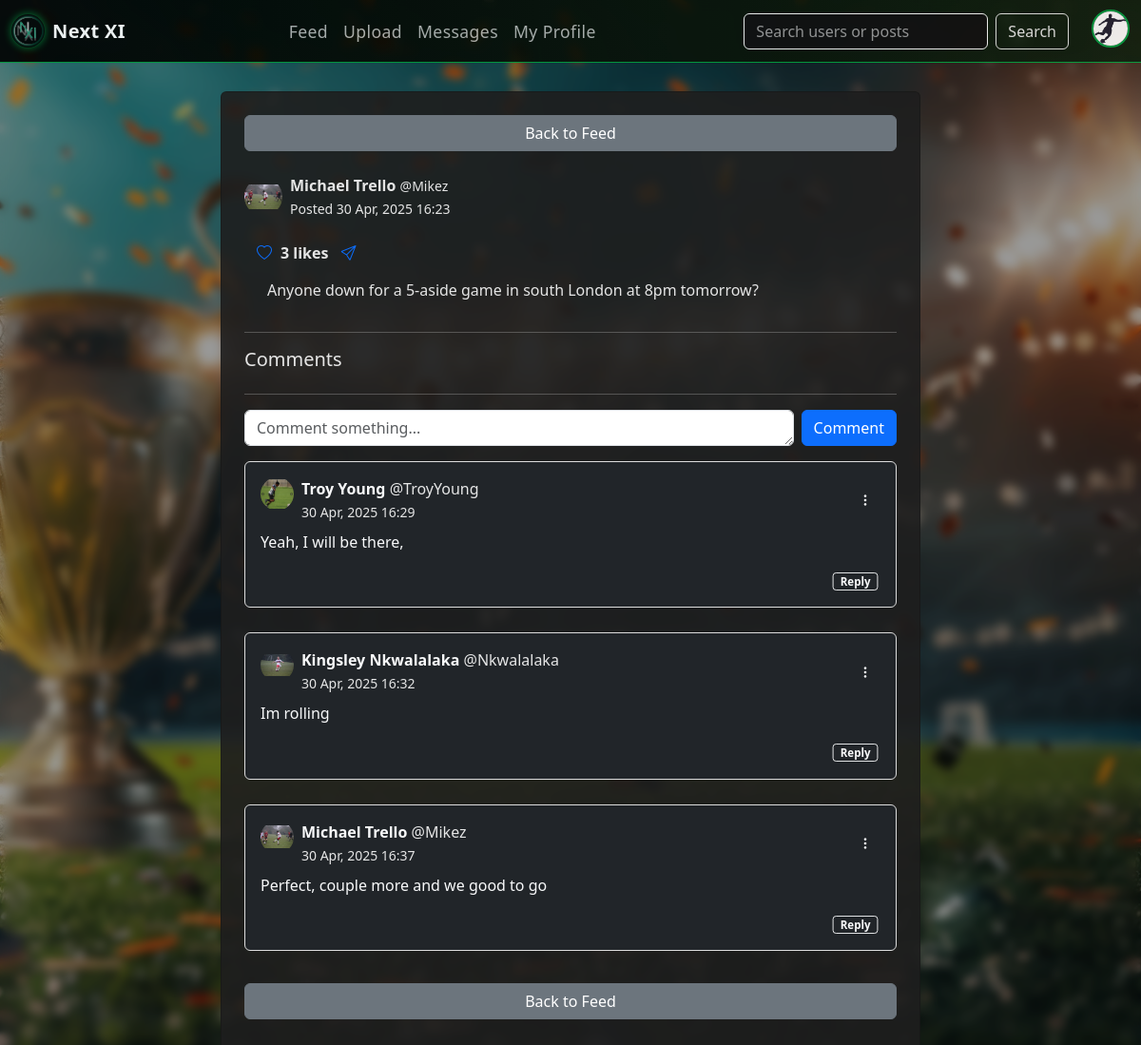
The app's page /view_post.php?post_id=28 (signed in) with its own data.
### tables this page shows
CREATE TABLE `posts` (
  `id` int(11) NOT NULL,
  `user_id` int(11) NOT NULL,
  `post_type` varchar(20) NOT NULL COMMENT 'Video, image or Text Post',
  `title` varchar(100) NOT NULL,
  `file_path` varchar(255) DEFAULT NULL COMMENT 'Stores the filename /path',
  `text_content` text DEFAULT NULL,
  `created_at` timestamp NOT NULL DEFAULT current_timestamp(),
  `is_highlight` tinyint(1) DEFAULT NULL
);

CREATE TABLE `users` (
  `id` int(11) NOT NULL,
  `username` varchar(50) NOT NULL,
  `name` varchar(100) NOT NULL,
  `email` varchar(50) NOT NULL,
  `password` varchar(255) NOT NULL,
  `created_at` timestamp NOT NULL DEFAULT current_timestamp() ON UPDATE current_timestamp(),
  `user_type` varchar(20) NOT NULL DEFAULT 'player',
  `profile_pic` varchar(255) NOT NULL,
  `banner_pic` varchar(255) NOT NULL
);

CREATE TABLE `comments` (
  `id` int(11) NOT NULL,
  `post_id` int(11) NOT NULL,
  `user_id` int(11) NOT NULL,
  `comment_text` text NOT NULL,
  `created_at` timestamp NOT NULL DEFAULT current_timestamp(),
  `parent_id` int(11) DEFAULT NULL
);

### view_post.php (the view, shortened to what this page needs)
<?php
$userID = $_SESSION['user_id'];
$postID = (int) $_GET['post_id'];
$conn = new mysqli("localhost", "root", "", "projectx_db");
$postSql = "SELECT p.*, u.username, u.name, u.profile_pic,
            (SELECT COUNT(*) FROM likes WHERE post_id = p.id) AS like_count, /*Like Count */
            (SELECT COUNT(*) FROM comments WHERE post_id = p.id) AS comment_count /*Comment Count*/
            FROM posts p
            JOIN users u ON p.user_id = u.id    /*Join the users table and the posts table*/
            WHERE p.id = $postID";
$postRes = $conn->query($postSql);
$postRow = $postRes->fetch_assoc();
$likeQuery = $conn->query("SELECT * FROM likes WHERE post_id = $postID AND user_id = $userID");
$alreadyLiked = $likeQuery->num_rows > 0;
$countQuery = $conn->query("SELECT COUNT(*) as total FROM likes WHERE post_id = $postID");
$likeCount = $countQuery->fetch_assoc()['total'];
$commentSql = "SELECT c.*, u.username, u.name, u.profile_pic, c.created_at FROM comments c
                      JOIN users u ON c.user_id = u.id /*Join users table and comments table*/
                      WHERE c.post_id= $postID AND c.parent_id IS NULL
                ORDER BY c.created_at ASC";
$commentRes = $conn->query($commentSql);
?>
<!DOCTYPE html>
<html>
<head>
  <link href="https://cdn.jsdelivr.net/npm/bootstrap@5.3.3/dist/css/bootstrap.min.css" rel="stylesheet"
>
  <link href="https://cdn.jsdelivr.net/npm/bootstrap-icons@1.10.5/font/bootstrap-icons.css" rel="stylesheet">
  <link rel="stylesheet" href="https://cdn.jsdelivr.net/npm/bootstrap-icons@1.10.5/font/bootstrap-icons.css">
  <link rel="stylesheet" href="css/style.css">
  <link rel="stylesheet" href="/ProjectX/css/navbar.css">
</head>
<body>
  <div class="main-content container pt-5 mt-5">
    <?php
    include 'navbar.php'; ?>
    <div class="row justify-content-center">
      <div class="col-md-8">
        <div class="card p-4">
          <a href="feed.php" class="btn btn-secondary">Back to Feed</a><br>
          <?php if ($postRow): ?>
            <div class="d-flex align-items-center mb-3">
              <img src="<?= $postRow['profile_pic'] ?? 'uploads/profile_pics/Footballer_shooting_b&w.jpg' ?>" width="40"
                height="40" class="rounded-circle me-2">
              <div>
                <strong><?= $postRow['name'] ?></strong>
                <small class="custom-muted"> @<?= $postRow['username'] ?> <br>
                  Posted <?= date('d M, Y H:i', strtotime($postRow['created_at'])) ?></small>
              </div>
            </div>
            <div class="d-flex align-items-center mb-2">
              <a href="#" class="btn btn-link p-1 me-1 ms-2 toggle-like" data-post-id="<?= $postID ?>"
                data-liked="<?= $alreadyLiked ? '1' : '0' ?>" id="like-btn-<?= $postID ?>">
                <i class="bi <?= $alreadyLiked ? 'bi-heart-fill text-danger' : 'bi-heart' ?>"></i>
              </a>
              <span id="like-count-<?= $postID ?>"><strong><?= $likeCount ?>
                  <?= $likeCount == 1 ? 'like' : 'likes' ?></strong></span>
              <button class="btn btn-link text-decoration-none me-3 share-btn" data-bs-toggle="modal"
                data-bs-target="#shareModal" data-post-id="<?= $postID ?>">
                <i class="bi bi-send"></i>
              </button>
            </div>
            <p class="ms-4"><?= htmlspecialchars($postRow['text_content']) ?></p>
            <hr>
            <h5>Comments</h5>
            <hr>
            <form action="comments.php" method="POST" class="d-flex align-items-start gap-2">
              <textarea name="comment_text" class="form-control" placeholder="Comment something..." rows="1"
                style="flex-grow: 1;"></textarea>
              <button type="submit" class="btn btn-primary">Comment</button>
            </form>
            <?php while ($comment = $commentRes->fetch_assoc()): ?>
              <div class="comment-box mt-3 p-3 rounded bg-dark text-light">
                <div class="d-flex justify-content-between align-items-center">
                  <div class="d-flex align-items-start">
                    <img src="<?= $comment['profile_pic'] ?? 'uploads/profile_pics/Footballer_shooting_b&w.jpg' ?>"
                      width="35" height="35" class="rounded-circle me-2">
                    <div>
                      <a href="profile.php?user_id=<?= $comment['user_id'] ?>" class="text-decoration-none text-light">
                        <strong><?= $comment['name'] ?></strong>
                      </a>
                      <span class="custom-muted">@<?= $comment['username'] ?></span><br>
                      <small class="custom-muted"><?= date('d M, Y H:i', strtotime($comment['created_at'])) ?></small>
                    </div>
                  </div>
                  <div class="dropdown">
                    <button class="btn btn-sm text-light" type="button" data-bs-toggle="dropdown">
                      <i class="bi bi-three-dots-vertical"></i>
                    </button>
                  </div>
                </div>
                <p class="comment-text mt-2" data-id="<?= $comment['id'] ?>">
                  <?= htmlspecialchars($comment['comment_text']) ?>
                </p>
                <div class="text-end mt-2">
                  <button class="btn btn-outline-light btn-sm show-reply-btn px-2 py-0"
                    data-id="<?= $comment['id'] ?>">Reply</button>
                </div>
              </div>
            <?php endwhile; ?>
          <?php endif; ?>
          <br>
          <a href="feed.php" class="btn btn-secondary">Back to Feed</a>
          <br>
        </div>
      </div>
    </div>
  </div>
</body>
</html>

### css/style.css (style rules this page uses)
video, img { max-width: 100%; max-height: 400px; object-fit: contain; }
.comment-box { padding: 10px; border: 1px solid #ddd; border-radius: 6px; margin-bottom: 10px; background-color: white; }
.show-reply-btn { scale: 90%; font-weight: 600; }

### view_post.php (style rules this page uses)
body { background-image: url('/ProjectX/uploads/Trophy_wallpaper_cropped.jpg'); background-size: cover; background-repeat: no-repeat; background-position: center; background-attachment: fixed; margin: 0; padding: 0; position: relative; min-height: 100vh; overflow-x: hidden; }
.main-content { position: relative; z-index: 2; }
.card { background-color: rgba(30, 30, 30, 0.90); color: rgba(240, 240, 240, 0.95); }
.custom-muted, .text-muted, .small { color: rgba(240, 240, 240, 0.95); }
.comment-box { position: relative; padding: 10px; border: 1px solid #ddd; border-radius: 6px; margin-bottom: 10px; background-color: white; }
.show-reply-btn { font-weight: 600; font-size: 0.8rem; }
video, img { max-width: 100%; max-height: 400px; object-fit: contain; }

### records on screen
posts: user.profile_pic (picture), user.name "Michael Trello", user.username "Mikez", created_at "30 Apr, 2025 16:23", text_content "Anyone down for a 5-aside game in south London at 8pm tomorrow?"
comments: user.profile_pic (picture), user.name "Troy Young", user.username "TroyYoung", created_at "30 Apr, 2025 16:29", comment_text "Yeah, I will be there,"
comments: user.profile_pic (picture), user.name "Kingsley Nkwalalaka", user.username "Nkwalalaka", created_at "30 Apr, 2025 16:32", comment_text "Im rolling"
comments: user.profile_pic (picture), user.name "Michael Trello", user.username "Mikez", created_at "30 Apr, 2025 16:37", comment_text "Perfect, couple more and we good to go"

### other values on screen
$likeCount "3"
